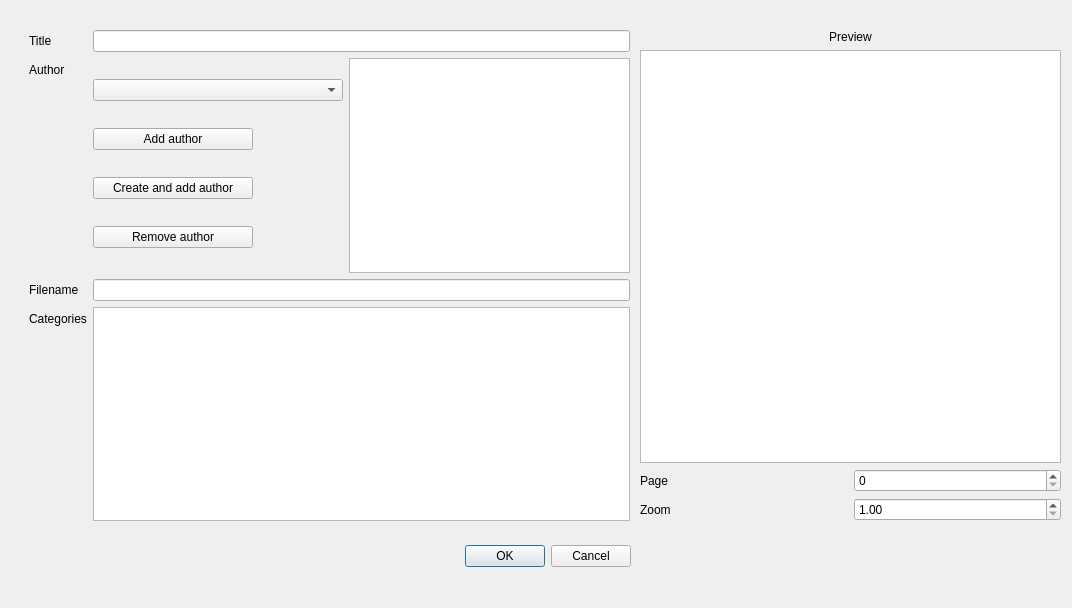
<?xml version="1.0" encoding="UTF-8"?>
<ui version="4.0">
 <class>EditDocumentDialog</class>
 <widget class="QDialog" name="EditDocumentDialog">
  <property name="geometry">
   <rect>
    <x>0</x>
    <y>0</y>
    <width>1072</width>
    <height>608</height>
   </rect>
  </property>
  <property name="windowTitle">
   <string>Dialog</string>
  </property>
  <widget class="QDialogButtonBox" name="buttonBox">
   <property name="geometry">
    <rect>
     <x>290</x>
     <y>540</y>
     <width>341</width>
     <height>32</height>
    </rect>
   </property>
   <property name="orientation">
    <enum>Qt::Horizontal</enum>
   </property>
   <property name="standardButtons">
    <set>QDialogButtonBox::Cancel|QDialogButtonBox::Ok</set>
   </property>
  </widget>
  <widget class="QWidget" name="formLayoutWidget">
   <property name="geometry">
    <rect>
     <x>29</x>
     <y>30</y>
     <width>601</width>
     <height>491</height>
    </rect>
   </property>
   <layout class="QFormLayout" name="formLayout">
    <item row="0" column="0">
     <widget class="QLabel" name="label">
      <property name="text">
       <string>Title</string>
      </property>
     </widget>
    </item>
    <item row="0" column="1">
     <widget class="QLineEdit" name="txtTitle"/>
    </item>
    <item row="1" column="0">
     <widget class="QLabel" name="label_2">
      <property name="text">
       <string>Author</string>
      </property>
     </widget>
    </item>
    <item row="1" column="1">
     <layout class="QHBoxLayout" name="authorLayout">
      <item>
       <layout class="QVBoxLayout" name="authorComboLayout">
        <item>
         <widget class="QComboBox" name="cmbAuthor">
          <property name="sizePolicy">
           <sizepolicy hsizetype="Maximum" vsizetype="Fixed">
            <horstretch>0</horstretch>
            <verstretch>0</verstretch>
           </sizepolicy>
          </property>
          <property name="minimumSize">
           <size>
            <width>250</width>
            <height>0</height>
           </size>
          </property>
          <property name="maximumSize">
           <size>
            <width>250</width>
            <height>16777215</height>
           </size>
          </property>
          <property name="sizeAdjustPolicy">
           <enum>QComboBox::AdjustToMinimumContentsLength</enum>
          </property>
          <property name="minimumContentsLength">
           <number>200</number>
          </property>
         </widget>
        </item>
        <item>
         <widget class="QPushButton" name="btnAddAuthor">
          <property name="sizePolicy">
           <sizepolicy hsizetype="Fixed" vsizetype="Fixed">
            <horstretch>0</horstretch>
            <verstretch>0</verstretch>
           </sizepolicy>
          </property>
          <property name="minimumSize">
           <size>
            <width>160</width>
            <height>0</height>
           </size>
          </property>
          <property name="text">
           <string>Add author</string>
          </property>
         </widget>
        </item>
        <item>
         <widget class="QPushButton" name="btnCreateNewAuthor">
          <property name="sizePolicy">
           <sizepolicy hsizetype="Fixed" vsizetype="Fixed">
            <horstretch>0</horstretch>
            <verstretch>0</verstretch>
           </sizepolicy>
          </property>
          <property name="minimumSize">
           <size>
            <width>160</width>
            <height>0</height>
           </size>
          </property>
          <property name="text">
           <string>Create and add author</string>
          </property>
         </widget>
        </item>
        <item>
         <widget class="QPushButton" name="btnRemoveAuthor">
          <property name="sizePolicy">
           <sizepolicy hsizetype="Fixed" vsizetype="Fixed">
            <horstretch>0</horstretch>
            <verstretch>0</verstretch>
           </sizepolicy>
          </property>
          <property name="minimumSize">
           <size>
            <width>160</width>
            <height>0</height>
           </size>
          </property>
          <property name="text">
           <string>Remove author</string>
          </property>
         </widget>
        </item>
       </layout>
      </item>
      <item>
       <widget class="QListView" name="lstAuthors">
        <property name="sizePolicy">
         <sizepolicy hsizetype="Expanding" vsizetype="MinimumExpanding">
          <horstretch>0</horstretch>
          <verstretch>0</verstretch>
         </sizepolicy>
        </property>
        <property name="selectionMode">
         <enum>QAbstractItemView::MultiSelection</enum>
        </property>
       </widget>
      </item>
     </layout>
    </item>
    <item row="3" column="0">
     <widget class="QLabel" name="label_3">
      <property name="text">
       <string>Filename</string>
      </property>
     </widget>
    </item>
    <item row="3" column="1">
     <widget class="QLineEdit" name="txtPath"/>
    </item>
    <item row="4" column="0">
     <widget class="QLabel" name="label_5">
      <property name="text">
       <string>Categories</string>
      </property>
     </widget>
    </item>
    <item row="4" column="1">
     <layout class="QHBoxLayout" name="categoryLayout">
      <item>
       <widget class="QListView" name="lstCategories">
        <property name="selectionMode">
         <enum>QAbstractItemView::NoSelection</enum>
        </property>
       </widget>
      </item>
     </layout>
    </item>
   </layout>
  </widget>
  <widget class="QWidget" name="verticalLayoutWidget_2">
   <property name="geometry">
    <rect>
     <x>640</x>
     <y>30</y>
     <width>421</width>
     <height>491</height>
    </rect>
   </property>
   <layout class="QVBoxLayout" name="verticalLayout">
    <item>
     <widget class="QLabel" name="label_4">
      <property name="text">
       <string>Preview</string>
      </property>
      <property name="alignment">
       <set>Qt::AlignCenter</set>
      </property>
     </widget>
    </item>
    <item>
     <widget class="QGraphicsView" name="grPreview"/>
    </item>
    <item>
     <layout class="QGridLayout" name="gridLayout_2">
      <item row="0" column="0">
       <widget class="QLabel" name="label_6">
        <property name="text">
         <string>Page</string>
        </property>
       </widget>
      </item>
      <item row="0" column="1">
       <widget class="QSpinBox" name="spinPreview"/>
      </item>
      <item row="1" column="0">
       <widget class="QLabel" name="label_7">
        <property name="text">
         <string>Zoom</string>
        </property>
       </widget>
      </item>
      <item row="1" column="1">
       <widget class="QDoubleSpinBox" name="spinZoom">
        <property name="minimum">
         <double>1.000000000000000</double>
        </property>
        <property name="maximum">
         <double>8.000000000000000</double>
        </property>
        <property name="singleStep">
         <double>0.250000000000000</double>
        </property>
       </widget>
      </item>
     </layout>
    </item>
   </layout>
  </widget>
 </widget>
 <resources/>
 <connections>
  <connection>
   <sender>buttonBox</sender>
   <signal>accepted()</signal>
   <receiver>EditDocumentDialog</receiver>
   <slot>accept()</slot>
   <hints>
    <hint type="sourcelabel">
     <x>248</x>
     <y>254</y>
    </hint>
    <hint type="destinationlabel">
     <x>157</x>
     <y>274</y>
    </hint>
   </hints>
  </connection>
  <connection>
   <sender>buttonBox</sender>
   <signal>rejected()</signal>
   <receiver>EditDocumentDialog</receiver>
   <slot>reject()</slot>
   <hints>
    <hint type="sourcelabel">
     <x>316</x>
     <y>260</y>
    </hint>
    <hint type="destinationlabel">
     <x>286</x>
     <y>274</y>
    </hint>
   </hints>
  </connection>
 </connections>
</ui>
